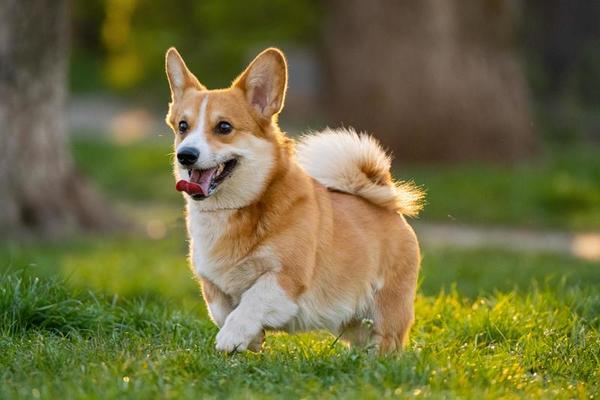
#> input picture dog.jpg, 600 x 400 px
$ python main5.py
#> lines starting #> are read from the running program, lines starting #| are printed output that depends on the picture

import cv2
img = cv2.imread("dog.jpg")
#> img is the input picture: shape (400, 600, 3); mean B, G, R 62.2, 109, 112
# get dimensions of image
dimensions = img.shape
#> dimensions = (400, 600, 3)
p = img.size
#> p = 720000

i,j,k = img.shape
#> i = 400; j = 600; k = 3


for i in range(i):
    for j in range(j):
        img[i,j]=0,255,255
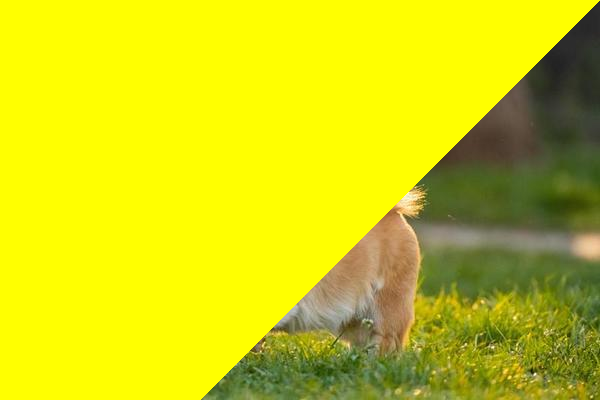
#> img: shape (400, 600, 3); mean B, G, R 17.1, 209, 208.1


cv2.imshow("house", img) # Display the image
cv2.waitKey(0) # Wait for a key press
cv2.destroyAllWindows()
